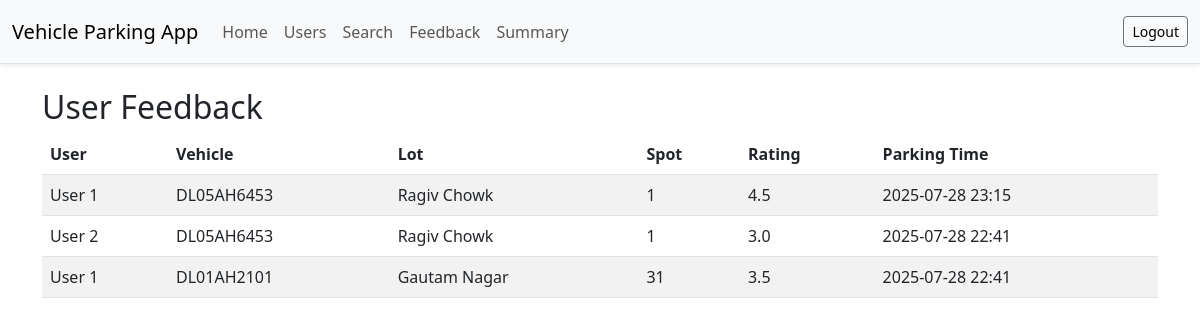
/admin/feedback (signed in), run on the app's committed database.
### models.py (models this page shows)
class Reservation(db.Model):
    id = db.Column(db.Integer, primary_key=True)
    user_id = db.Column(db.Integer, db.ForeignKey('user.id'), nullable=False)
    spot_id = db.Column(db.Integer, db.ForeignKey('parking_spot.id'), nullable=False)
    parking_time = db.Column(db.DateTime, nullable=True)
    release_time = db.Column(db.DateTime, nullable=True)
    cost = db.Column(db.Float, nullable=True)
    vehicle_number = db.Column(db.String(20), nullable=False)
    rating = db.Column(db.Float, nullable=True)

class User(db.Model):
    id = db.Column(db.Integer, primary_key=True)
    name = db.Column(db.String(100), nullable=False)
    email = db.Column(db.String(100), unique=True, nullable=False)
    password_hash = db.Column(db.String(200), nullable=False)
    address=db.Column(db.String(200),nullable=False)
    pincode=db.Column(db.Integer,nullable=False)
    role_id = db.Column(db.Integer, db.ForeignKey('role.id'), nullable=False)
    reservations = db.relationship('Reservation', backref='user', lazy=True)

class ParkingLot(db.Model):
    id = db.Column(db.Integer, primary_key=True)
    name = db.Column(db.String(100), nullable=False)
    address = db.Column(db.String(200), nullable=False)
    pin_code = db.Column(db.String(10), nullable=False)
    price = db.Column(db.Float, nullable=False)
    max_spots = db.Column(db.Integer, nullable=False)
    spots = db.relationship('ParkingSpot', backref='lot', lazy=True)

class ParkingSpot(db.Model):
    id = db.Column(db.Integer, primary_key=True)
    lot_id = db.Column(db.Integer, db.ForeignKey('parking_lot.id'), nullable=False)
    status = db.Column(db.String(1), nullable=False, default='A')  # A = Available, O = Occupied
    reservations = db.relationship('Reservation', backref='spot', lazy="dynamic")

### app.py (the view)
@app.route('/admin/feedback')
def admin_feedback():
    if session.get('role') not in ['admin', 'collaborator']:
        return redirect(url_for('login'))
    feedbacks = Reservation.query.filter(Reservation.rating != None).order_by(Reservation.parking_time.desc()).all()
    return render_template('admin_feedback.html', feedbacks=feedbacks)

### templates/admin_feedback.html
{% extends "base.html" %}
{% block content %}
<h2>User Feedback</h2>
<table class="table table-striped">
    <thead>
        <tr>
            <th>User</th>
            <th>Vehicle</th>
            <th>Lot</th>
            <th>Spot</th>
            <th>Rating</th>
            <th>Parking Time</th>
        </tr>
    </thead>
    <tbody>
        {% for fb in feedbacks %}
        <tr>
            <td>{{ fb.user.name }}</td>
            <td>{{ fb.vehicle_number }}</td>
            <td>{{ fb.spot.lot.name }}</td>
            <td>{{ fb.spot.id }}</td>
            <td>{{ fb.rating }}</td>
            <td>{{ fb.parking_time.strftime('%Y-%m-%d %H:%M') }}</td>
        </tr>
        {% endfor %}
    </tbody>
</table>
{% endblock %}

### static/css/styles.css (style rules this page uses)
body { background-color: #f8f9fa; }
h2 { margin-bottom: 20px; }

### data on the page
Reservation: user.name "User 1", vehicle_number "DL05AH6453", spot.lot.name "Ragiv Chowk", spot.id "1", rating "4.5", parking_time "2025-07-28 23:15"
Reservation: user.name "User 2", vehicle_number "DL05AH6453", spot.lot.name "Ragiv Chowk", spot.id "1", rating "3.0", parking_time "2025-07-28 22:41"
Reservation: user.name "User 1", vehicle_number "DL01AH2101", spot.lot.name "Gautam Nagar", spot.id "31", rating "3.5", parking_time "2025-07-28 22:41"
